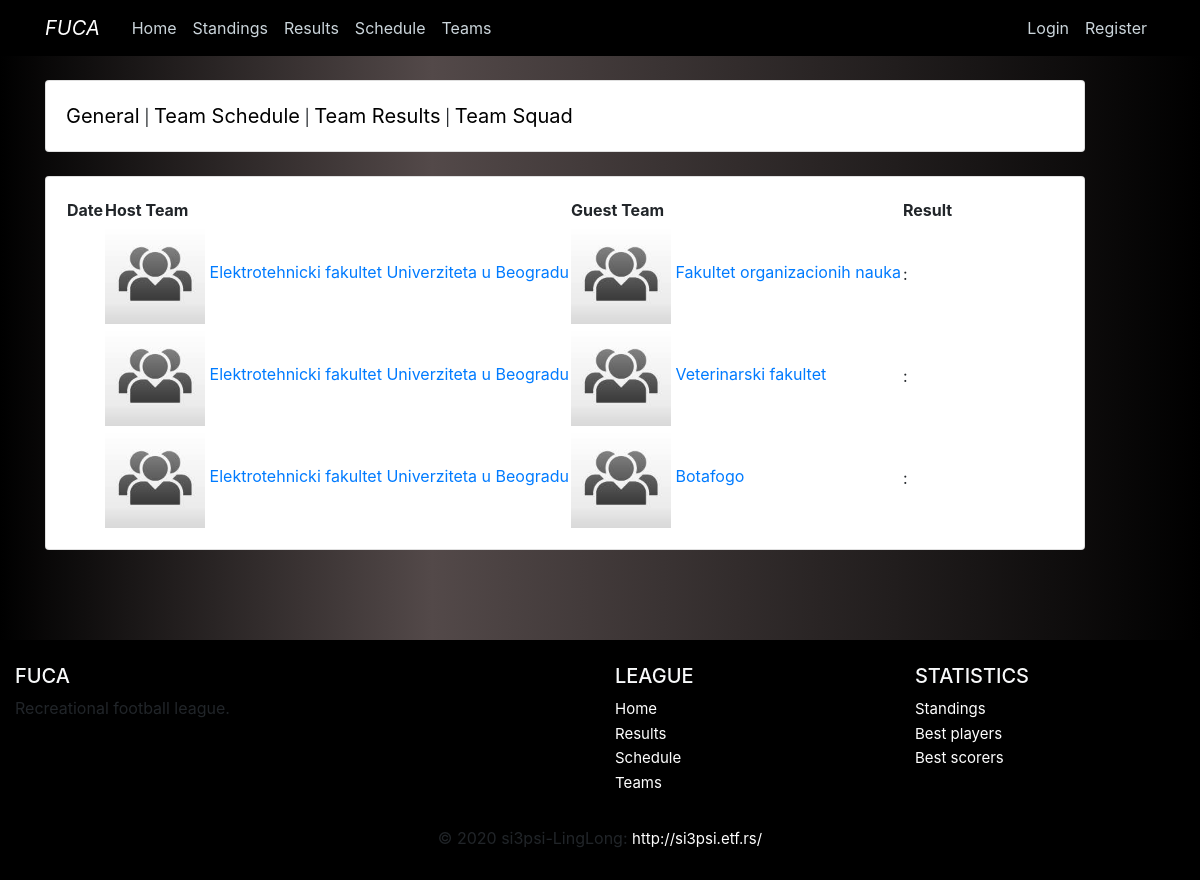
/teams/results/1, run on the app's committed database.
### fuca/models.py (models this page shows, shortened)
class Match(db.Model):
    __tablename__ = 'match'
    id                      = db.Column(db.Integer, primary_key=True)
    date_time               = db.Column(db.DateTime, nullable=False)
    host_team_goals         = db.Column(db.Integer, default=0)
    host_team_yellow        = db.Column(db.Integer, default=0)
    host_team_red           = db.Column(db.Integer, default=0)
    host_team_shots         = db.Column(db.Integer, default=0)
    guest_team_goals        = db.Column(db.Integer, default=0)
    guest_team_yellow       = db.Column(db.Integer, default=0)
    guest_team_red          = db.Column(db.Integer, default=0)
    guest_team_shots        = db.Column(db.Integer, default=0)
    host_team_id     = db.Column(db.Integer, db.ForeignKey('team.id'), nullable=False)
    guest_team_id    = db.Column(db.Integer, db.ForeignKey('team.id'), nullable=False)
    statistics  = db.relationship('Statistics', backref='match', lazy=True)

class Team(db.Model):
    __tablename__ = 'team'
    id          = db.Column(db.Integer,     primary_key=True)
    name        = db.Column(db.String(100), nullable=False, unique=True)
    matches     = db.Column(db.Integer,     nullable=False, default=0)
    wins        = db.Column(db.Integer,     nullable=False, default=0)
    losses      = db.Column(db.Integer,     nullable=False, default=0)
    draws       = db.Column(db.Integer,     nullable=False, default=0)
    goal_diff   = db.Column(db.Integer,     nullable=False, default=0)
    logo_image  = db.Column(db.String(20),  nullable=False, default='default.jpg')
    captain_id  = db.Column(db.Integer, db.ForeignKey('player.id'))
    host_matches    = db.relationship('Match',  backref='host_team',    lazy=True,  foreign_keys=Match.host_team_id)
    guest_matches   = db.relationship('Match',  backref='guest_team',   lazy=True,  foreign_keys=Match.guest_team_id)
    players         = db.relationship('Player', backref='team',         lazy=True,  foreign_keys=Player.team_id)

### fuca/teams/routes.py (the view)
@teams.route("/results/<int:id>")
def teamresults(id):
    Team.query.get_or_404(id)
    results = Match.query.filter(Match.date_time <= datetime.now()).filter(Match.guest_team_id == id).all() +\
        Match.query.filter(Match.date_time <= datetime.now()).filter(Match.host_team_id == id).all()
    for result in results:
        result.host_team_logo = url_for('static', filename='images/teams/{}'.format(result.host_team.logo_image))
        result.guest_team_logo = url_for('static', filename='images/teams/{}'.format(result.guest_team.logo_image))
    return render_template('team/team-results.html', results=results, id=id, title='Team Results')

### fuca/templates/team/team-results.html
{% extends 'team/team-layout.html' %}
{% block team_content %}
    <table>
    <thead>
        <th>Date</th>
        <th>Host Team</th>
        <th>Guest Team</th>
        <th>Result</th>
    </thead>
    {% for result in results %}
        <tr>
            <td>{{ result.date }}</td>
            <td style="white-space:nowrap">
                <a href="{{ url_for('teams.team', id=result.host_team_id)}}">
                    <img src="{{ result.host_team_logo }}" width="100" width="100">
                    {{ result.host_team.name }}
                </a>
            </td>
            <td style="white-space:nowrap">
                <a href="{{ url_for('teams.team', id=result.guest_team_id)}}" width="100">
                    <img src="{{ result.guest_team_logo }}" width="100">
                    {{ result.guest_team.name }}
                </a>
            </td>
            <td>{{ result.team1_goals }} : {{ result.team2_goals }}</td>
        </tr>
    {% endfor %}
    </table>
{% endblock team_content %}

### fuca/static/main.css (style rules this page uses)
body { margin-top: 5rem; }
a:link { text-decoration: none; }
.dark-background { background: rgb(0,0,0); background: linear-gradient(90deg, rgba(0,0,0,1) 0%, rgba(83,73,73,1) 36%, rgba(0,0,0,1) 100%); }

### data on the page
Match: host_team.name "Elektrotehnicki fakultet Univerziteta u Beogradu", guest_team.name "Fakultet organizacionih nauka"
Match: host_team.name "Elektrotehnicki fakultet Univerziteta u Beogradu", guest_team.name "Veterinarski fakultet"
Match: host_team.name "Elektrotehnicki fakultet Univerziteta u Beogradu", guest_team.name "Botafogo"
